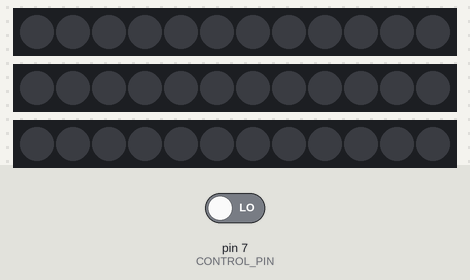
Simulated run of this sketch. Board: Arduino Uno, built with avr-gcc and run on an emulated ATmega328P. Parts: 3 × 12 RGB LEDs in strip order, left to right. The test bench sets the inputs (shaded band); at power-on: pin 7 (CONTROL_PIN) LOW. Dim RGB values are drawn brighter than linear.

Above: at 1.2 s.
1.3 s: pin 7 (CONTROL_PIN) driven HIGH
At 2.1 s:
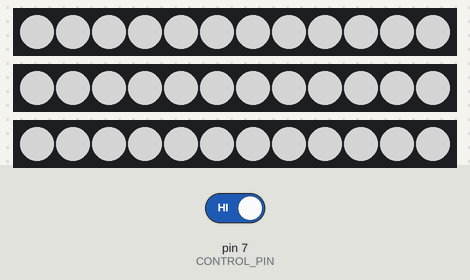
2.8 s: pin 7 (CONTROL_PIN) driven LOW
At 4.1 s:
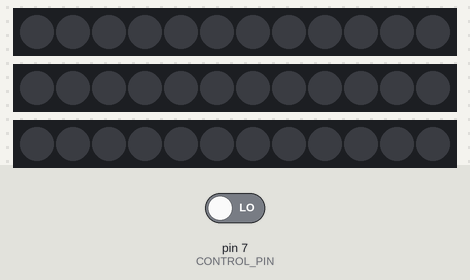
Timing chart, 0 to 5.8 s (numbered marks = the images above; inputs shaded):
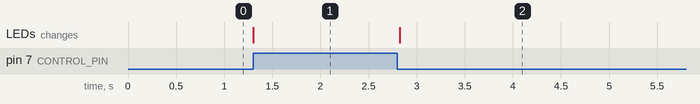

The sketch:

LED_con.ino
```cpp
#include <Adafruit_NeoPixel.h>

#define NUMPIXELS 12
#define PIN1 8
#define PIN2 9
#define PIN3 10
#define CONTROL_PIN 7  // 메인 아두이노에서 신호 받는 핀

Adafruit_NeoPixel strip1(NUMPIXELS, PIN1, NEO_GRB + NEO_KHZ800);
Adafruit_NeoPixel strip2(NUMPIXELS, PIN2, NEO_GRB + NEO_KHZ800);
Adafruit_NeoPixel strip3(NUMPIXELS, PIN3, NEO_GRB + NEO_KHZ800);

void setup() {
  strip1.begin(); strip2.begin(); strip3.begin();
  strip1.setBrightness(128);
  strip2.setBrightness(128);
  strip3.setBrightness(128);

  pinMode(CONTROL_PIN, INPUT);
  turnOffAll();
}

void loop() {
  if (digitalRead(CONTROL_PIN) == HIGH) {
    turnOnAll();
  } else {
    turnOffAll();
  }

  delay(50);  // 너무 자주 읽지 않도록
}

void turnOnAll() {
  for (int i = 0; i < NUMPIXELS; i++) {
    strip1.setPixelColor(i, strip1.Color(255, 255, 255));
    strip2.setPixelColor(i, strip2.Color(255, 255, 255));
    strip3.setPixelColor(i, strip3.Color(255, 255, 255));
  }
  strip1.show(); strip2.show(); strip3.show();
}

void turnOffAll() {
  strip1.clear(); strip2.clear(); strip3.clear();
  strip1.show(); strip2.show(); strip3.show();
}
```

Measured:
- after the input at 1.3 s, the LEDs: change at once (image 1)
- after the input at 2.8 s, the LEDs: change at once (image 2)
